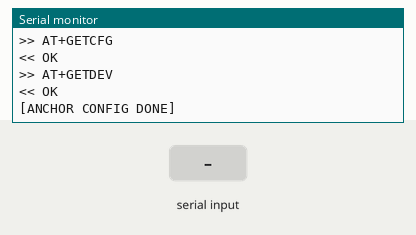
Simulated run of this sketch. Board: ESP32-S3. On the bench: the last lines printed to the serial monitor. Inputs (shaded band) come from the test bench. The modem accepts every AT command (registered, SIM ready, sends succeed) and sends nothing else.

Above: at 10.9 s.
11.0 s: "1\n" received over the second serial link
At 12.2 s:
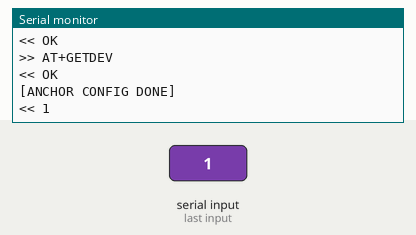
12.5 s: "0\n" received over the second serial link
At 13.4 s:
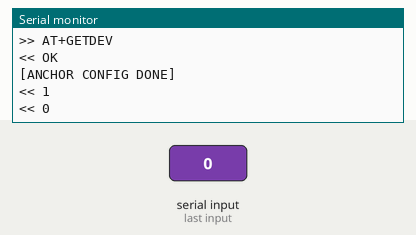
14.0 s: "2\n" received over the second serial link
At 14.5 s:
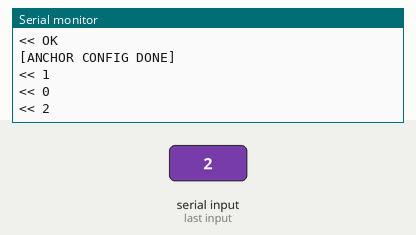

Measured:
- after the input at 11.0 s, the serial monitor: prints a new line at once (image 1)
- after the input at 12.5 s, the serial monitor: prints a new line at once (image 2)
- after the input at 14.0 s, the serial monitor: prints a new line at once (image 3)

The sketch:

Anchor.ino
```cpp
// CONFIG BU03 AS ANCHOR BS0 (TWR, đo chậm hơn)
// ESP32-S3 UART2: RX=18, TX=17 -> TX1/RX1 BU03

#include <Arduino.h>

HardwareSerial UWB(2);

void sendAT(const char *cmd, uint32_t waitMs = 800) {
  Serial.print("\n>> ");
  Serial.println(cmd);

  UWB.print(cmd);
  UWB.print("\r\n");

  uint32_t start = millis();
  String line;
  while (millis() - start < waitMs) {
    while (UWB.available()) {
      char c = UWB.read();
      if (c == '\r') continue;
      if (c == '\n') {
        if (!line.isEmpty()) {
          Serial.print("<< ");
          Serial.println(line);
          line = "";
        }
      } else {
        line += c;
      }
    }
    delay(1);
  }
}

void setup() {
  Serial.begin(115200);
  UWB.begin(115200, SERIAL_8N1, 18, 17);
  delay(500);

  Serial.println("\n[CONFIG BU03 AS ANCHOR BS0 - TWR + SLOW RATE]");

  sendAT("AT");
  sendAT("AT+RESTORE", 1000);        // reset sạch
  sendAT("AT+SETUWBMODE=0");        // 0 = TWR

  // Anchor: ID=0, Role=1, CH=1(ch5), Rate=1(6.8M)
  sendAT("AT+SETCFG=5,1,1,1");

  // Giảm tag refresh rate, bật Kalman, giữ hệ số giống tài liệu
  // AT+SETDEV=X1,X2,X3,X4,X5,X6,X7,X8,X9
  // X1=1 (tag capacity / refresh rate), X2..X9 copy từ ví dụ
  sendAT("AT+SETDEV=1,16336,1,0.018,0.642,1.0000,0.00,0,0", 1200);

  sendAT("AT+SAVE", 1000);
  sendAT("AT+RESTART", 2000);

  // kiểm tra lại
  sendAT("AT+GETCFG", 800);
  sendAT("AT+GETDEV", 800);

  Serial.println("\n[ANCHOR CONFIG DONE]");
}

void loop() {
  static String line;
  while (UWB.available()) {
    char c = UWB.read();
    if (c == '\r') continue;
    if (c == '\n') {
      if (!line.isEmpty()) {
        Serial.print("<< ");
        Serial.println(line);
        line = "";
      }
    } else {
      line += c;
    }
  }
}
```
